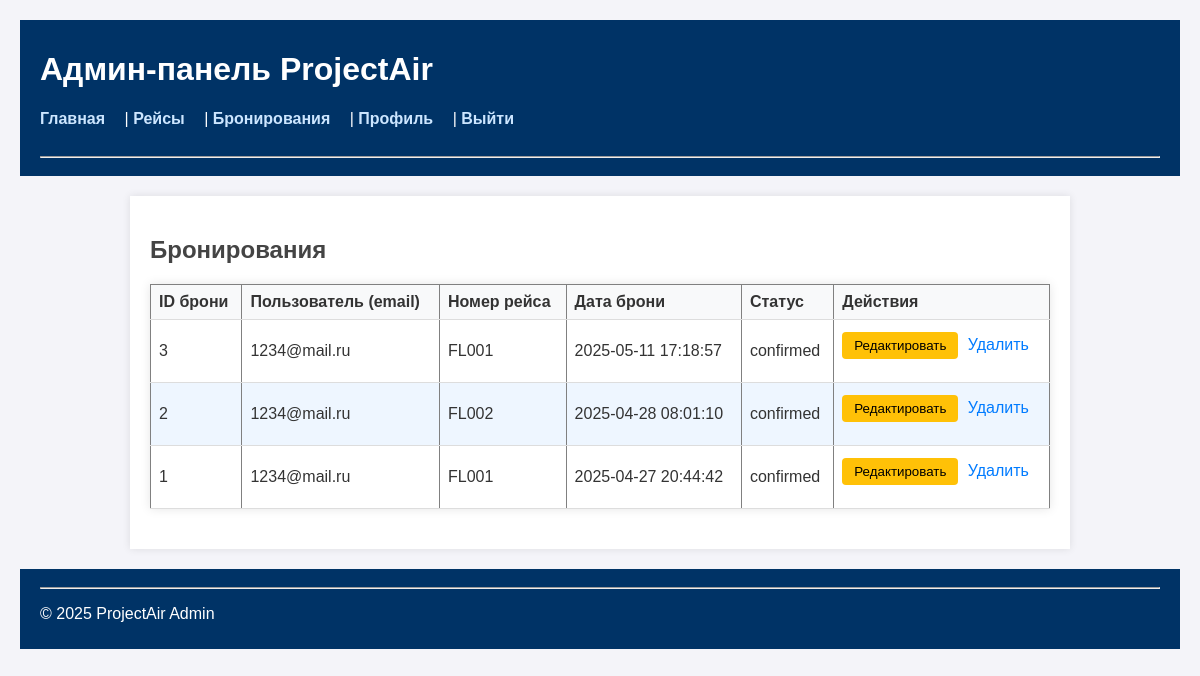
The app's page /admin/bookings.php (signed in) with its own data.
### tables this page shows
CREATE TABLE `bookings` (
  `booking_id` int NOT NULL,
  `user_id` int NOT NULL,
  `flight_number` varchar(10) NOT NULL,
  `booking_date` timestamp NULL DEFAULT CURRENT_TIMESTAMP,
  `status` enum('pending','confirmed','cancelled') DEFAULT 'pending'
);

CREATE TABLE `users` (
  `user_id` int NOT NULL,
  `email` varchar(100) NOT NULL,
  `password` varchar(255) NOT NULL,
  `role` enum('guest','user','admin') DEFAULT 'user',
  `created_at` timestamp NULL DEFAULT CURRENT_TIMESTAMP
);

### admin/bookings.php (the view, shortened to what this page needs)
<?php
require_once 'db.php';
include 'header.php';
$stmt = $pdo->query("
    SELECT b.booking_id, u.email, b.flight_number, b.booking_date, b.status
    FROM bookings b
    JOIN users u ON b.user_id = u.user_id
    ORDER BY b.booking_date DESC
");
$bookings = $stmt->fetchAll(PDO::FETCH_ASSOC);
?>
<h2>Бронирования</h2>
<table border="1" cellpadding="5" cellspacing="0" id="bookingsTable">
    <thead>
    <tr>
        <th>ID брони</th>
        <th>Пользователь (email)</th>
        <th>Номер рейса</th>
        <th>Дата брони</th>
        <th>Статус</th>
        <th>Действия</th>
    </tr>
    </thead>
    <tbody>
    <?php foreach($bookings as $b): ?>
        <tr data-booking-id="<?= htmlspecialchars($b['booking_id']) ?>">
            <td><?= htmlspecialchars($b['booking_id']) ?></td>
            <td><?= htmlspecialchars($b['email']) ?></td>
            <td><?= htmlspecialchars($b['flight_number']) ?></td>
            <td><?= htmlspecialchars($b['booking_date']) ?></td>
            <td class="editable-select" data-field="status" data-original="<?= htmlspecialchars($b['status']) ?>">
                <?= htmlspecialchars($b['status']) ?>
            </td>
            <td>
                <button class="edit-btn">Редактировать</button>
                <a href="delete_booking.php?id=<?= urlencode($b['booking_id']) ?>" onclick="return confirm('Удалить бронирование?');">Удалить</a>
            </td>
        </tr>
    <?php endforeach; ?>
    </tbody>
</table>
<?php include 'footer.php'; ?>

### admin/css/admin.css (style rules this page uses)
body { font-family: Arial, sans-serif; background: #f7f7f7; margin: 0; padding: 0; }
table { width: 100%; border-collapse: collapse; }
table th, table td { padding: 8px; text-align: left; }
table tr:nth-child(even) { background: #eef6ff; }
button, a.button { background: #007acc; color: white; padding: 5px 12px; border: none; border-radius: 3px; text-decoration: none; cursor: pointer; }
body { font-family: Arial, sans-serif; margin: 20px; background-color: #f4f4f9; color: #333; }
h2 { color: #444; }
a { color: #007bff; text-decoration: none; margin-bottom: 20px; display: inline-block; }
table { width: 100%; border-collapse: collapse; margin: 20px 0; background-color: white; box-shadow: 0 0 10px rgba(0, 0, 0, 0.1); }
th, td { padding: 12px; text-align: left; border-bottom: 1px solid #ddd; }
th { background-color: #f8f9fa; font-weight: bold; }
button { padding: 8px 15px; margin: 4px 0; background-color: #007bff; color: white; border: none; border-radius: 4px; cursor: pointer; }
.save-btn, .cancel-btn, .edit-btn { padding: 6px 12px; margin-right: 5px; cursor: pointer; }
.edit-btn { background-color: #ffc107; color: black; }

### records on screen
bookings: booking_id "3", user.email "1234@mail.ru", flight_number "FL001", booking_date "2025-05-11 17:18:57", status "confirmed"
bookings: booking_id "2", user.email "1234@mail.ru", flight_number "FL002", booking_date "2025-04-28 08:01:10", status "confirmed"
bookings: booking_id "1", user.email "1234@mail.ru", flight_number "FL001", booking_date "2025-04-27 20:44:42", status "confirmed"
